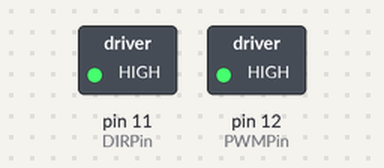
The sketch below on a simulated Arduino Uno, built with avr-gcc and run on an emulated ATmega328P. Shown: switched loads named in the sketch (green lamp = pin HIGH).

Above: at 1.5 s.
At 4.5 s:
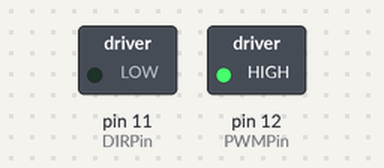
Timing chart, 0 to 6.9 s (numbered marks = the images above):
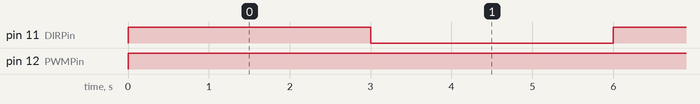

Measured:
- by itself, pin 11 (DIRPin): alternates HIGH for 3.0 s and LOW for 3.0 s
- by itself, pin 12 (PWMPin): LOW → HIGH at 0.00 s

The sketch:

MotorDriverTest.ino
```cpp
#define PWMPin 12
#define DIRPin 11

void setup()
{
	pinMode(PWMPin, OUTPUT);
	pinMode(DIRPin, OUTPUT);
}

void loop()
{
	analogWrite(PWMPin, 200);
	digitalWrite(DIRPin, HIGH);
	delay(3000);
	digitalWrite(DIRPin, LOW);
	delay(3000);
}
```
